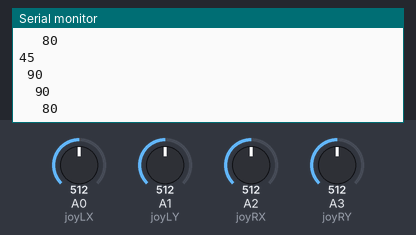
This sketch was run on a simulated Arduino Uno, built with avr-gcc and run on an emulated ATmega328P. Shown: the last lines printed to the serial monitor. The test bench sets the inputs (shaded band); at power-on: A0 (joyLX) = 512, A1 (joyLY) = 512, A2 (joyRX) = 512, A3 (joyRY) = 512.

Above: at 1.2 s.
1.3 s: A0 (joyLX) set to 716
At 2.0 s:
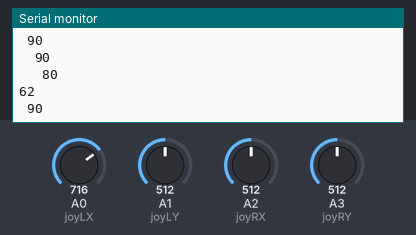
2.8 s: A1 (joyLY) set to 716
At 3.8 s:
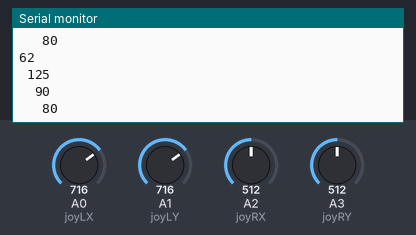
4.3 s: A2 (joyRX) set to 716
At 4.9 s:
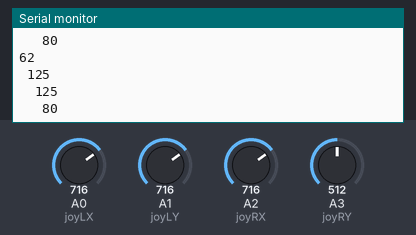
5.8 s: A3 (joyRY) set to 716
At 6.4 s:
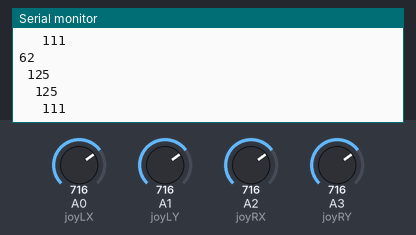
7.3 s: A0 (joyLX) set to 992
8.8 s: A1 (joyLY) set to 992
At 9.9 s:
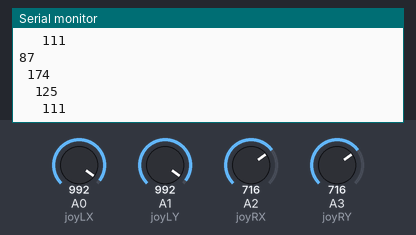
Timing chart, 0 to 11.3 s (numbered marks = the images above; inputs shaded):
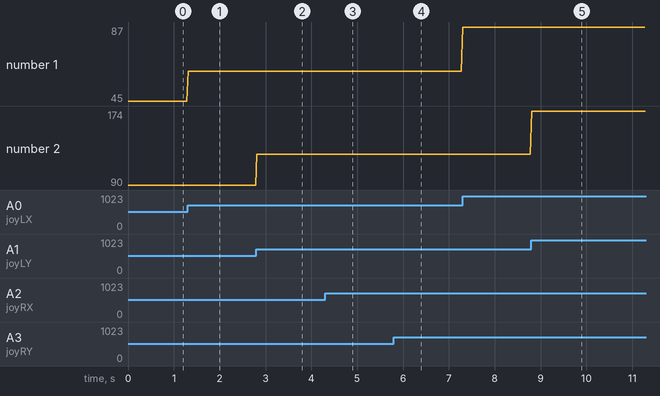

Measured:
- after the input at 1.3 s, the serial monitor: prints a new line at once (image 1)
- after the input at 2.8 s, the serial monitor: prints a new line at once (image 2)
- after the input at 4.3 s, the serial monitor: prints a new line at once (image 3)
- after the input at 5.8 s, the serial monitor: prints a new line at once (image 4)
- after the input at 8.8 s, the serial monitor: prints a new line at once (image 5)
- plotted number 1: 45 → 62 after the input at 1.3 s, 62 → 87 after the input at 7.3 s
- plotted number 2: 90 → 125 after the input at 2.8 s, 125 → 174 after the input at 8.8 s

The sketch:

joystick_test.ino
```cpp
#define joyLX A0
#define joyLY A1
#define joyRX A2
#define joyRY A3
int LX;
int LY;
int RX;
int RY;
void setup() {
  Serial.begin(9600);
}
void loop() {
LX=map(analogRead(joyLX),0, 1023, 0, 90);
  RX=map(analogRead(joyRX),0, 1023, 0, 180);
  LY=map(analogRead(joyLY),0, 1023, 0, 180);
  RY=map(analogRead(joyRY),0, 1023, 0, 160);


Serial.println(LX);
  Serial.print(" ");
  Serial.println(LY);
  Serial.print("\t");

  Serial.println(RX);
  Serial.print(" ");
    Serial.print("\t");
  Serial.println(RY);
  delay(25);
}
```
